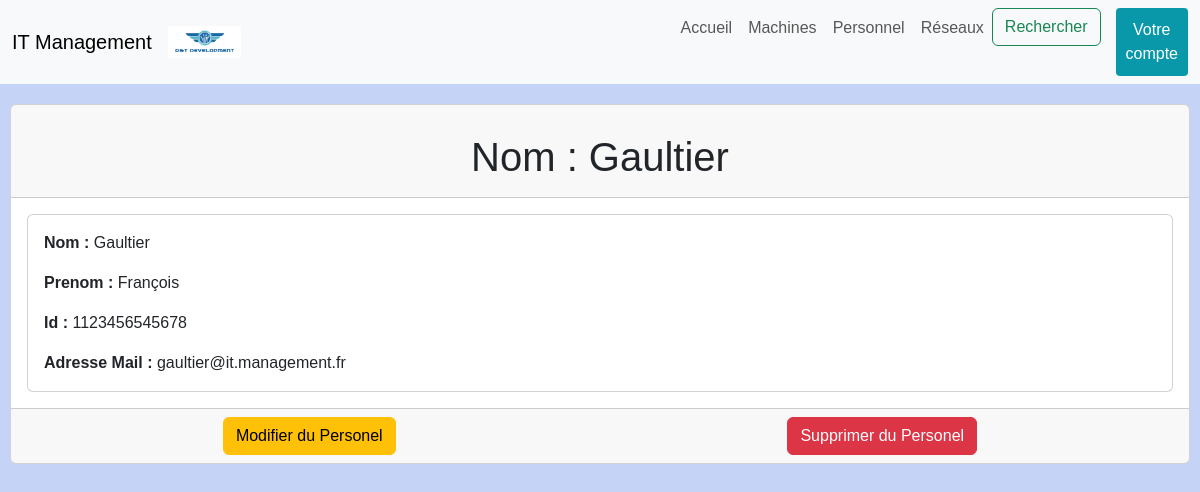
Page /personnel/1123456545678 on the committed database.
### projetApp/models.py (models this page shows, shortened)
class Personnel(models.Model):
	id = models.PositiveIntegerField(		#l'id est saisi manuellement est changeable et est unique
		primary_key = True,
		editable = True,
		validators=[MinValueValidator(1000000000000) , MaxValueValidator(9999999999999)], #ces valeurs répresentent la forme du num de sécurité sociale
		unique = True,
	)
	nom = models.CharField(
		max_length = 30
	)
	prenom = models.CharField(
		max_length = 30
	)
	mail = models.EmailField(blank = True) # permet la creation d'email automatiquement sous la bonne forme

### projetApp/views.py (the view)
# urls.py: path('personnel/<pk>', views.personnel_detail_view, name='detail_personnel'),
def personnel_detail_view(request, pk):
    personnel = get_object_or_404(Personnel, id = pk)
    return render(request, 'templates/html/detail_personnel.html', {'personnel': personnel})

### projetApp/templates/html/detail_personnel.html (shortened to what this page needs)
{% extends "index.html" %}
{% block content %}
    <div class="card">
        <div class="card-header">
            <h1 class="card-title">Nom : {{ personnel.nom }}</h1>
        </div>
        <div class="card-body">
            <div class="card">
                <div class="card-body">
                    <p class="card-text"><strong>Nom : </strong>{{ personnel.nom }}</p>
                    <p class="card-text"><strong>Prenom : </strong>{{ personnel.prenom }}</p>
                    <p class="card-text"><strong>Id : </strong>{{ personnel.id }}</p>
                    <p class="card-text"><strong>Adresse Mail : </strong>{{ personnel.mail }}</p>
                </div>
            </div>
        </div>
        <div class="card-footer">
            <div class="li_button">
                <a href="{% url 'modifier_personnel' personnel.id %}"><button class="btn btn-warning">Modifier du Personel</button></a>
                <a href="{% url 'supprimer_personnel' personnel.id %}"><button class="btn btn-danger">Supprimer du Personel</button></a>
            </div>
        </div>
    </div>
{% endblock %}

### projetApp/static/css/style.css (style rules this page uses)
body { background-color: #c4d3f6; font-family: 'Arial', sans-serif; }
body h1 { text-align: center; padding-top: 20px; }
.li_button { display: flex; align-items: flex-end; justify-content: space-around; }

### rows in the picture
Personnel: nom "Gaultier", prenom "François", id "1123456545678", mail "gaultier@it.management.fr"
